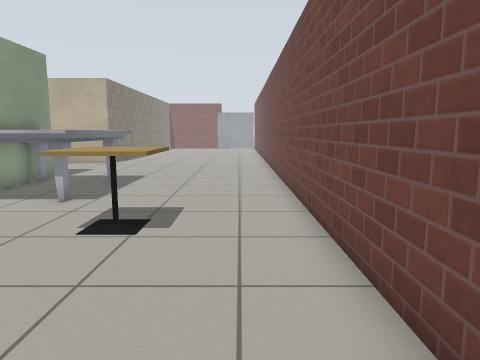
view 1 (above)

16 first-person views from a walk through a world built for the Gazebo simulator. The camera is 0.94 m above the floor, tilts 8° down and sees 70° across. The floor is counted in squares, 0.5 m on a side. Each view is taken from the middle of a square. On the plan, view 1 faces up. The plan holds only what a view shows up to about 17 squares ahead; the rest is blank. Robots are left out. Simple patterns stand in for the simulator's built-in surfaces.

view 2
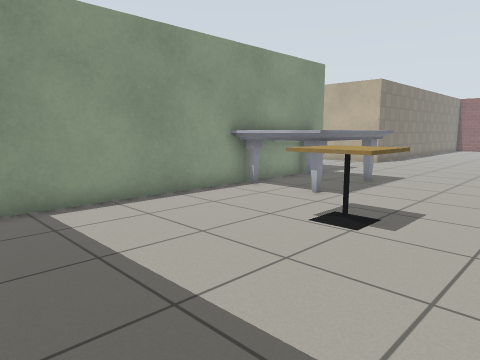

view 3
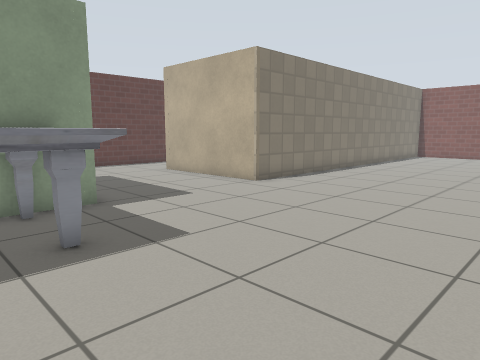

view 4
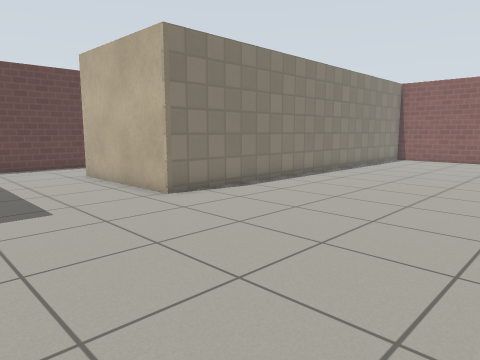

view 5
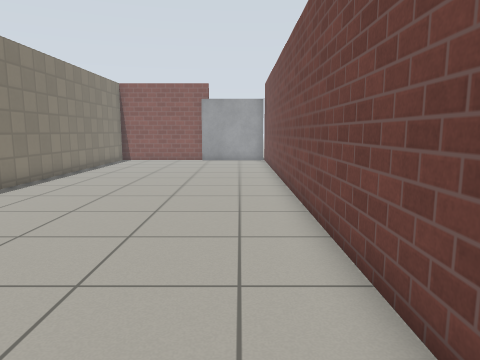

view 6
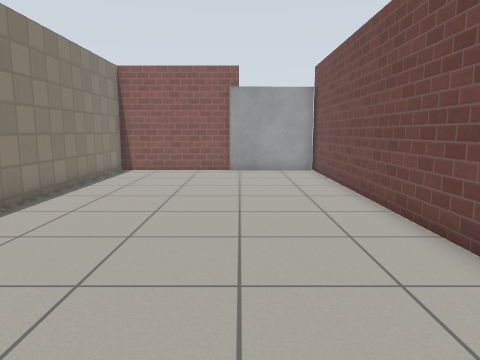

view 7
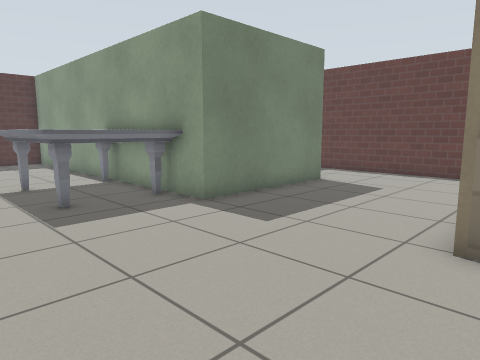

view 8
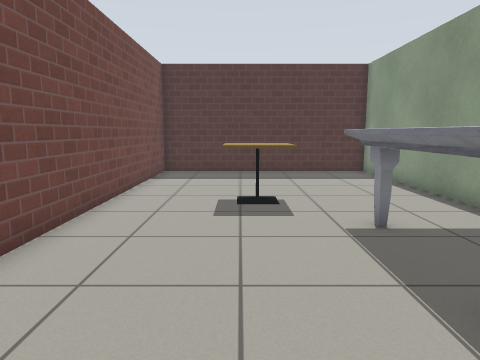

view 9
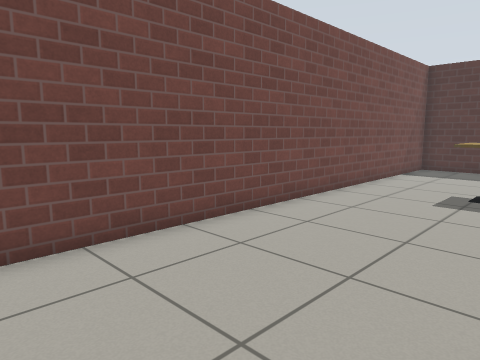

view 10
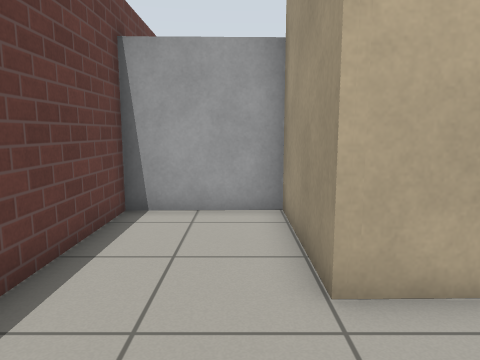

view 11
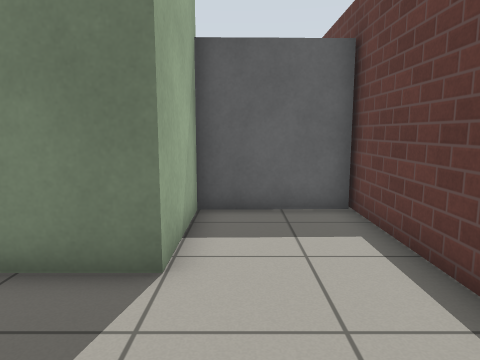

view 12
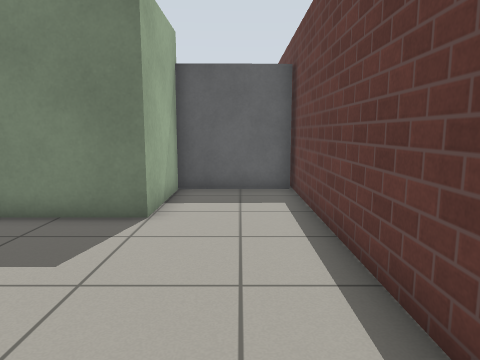

view 13
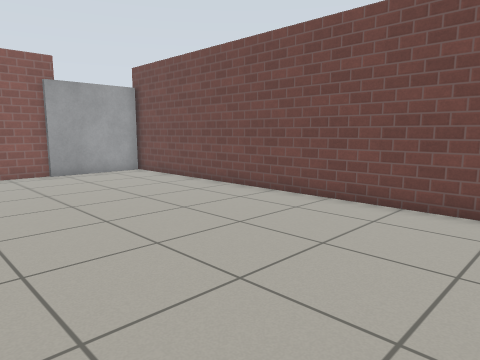

view 14
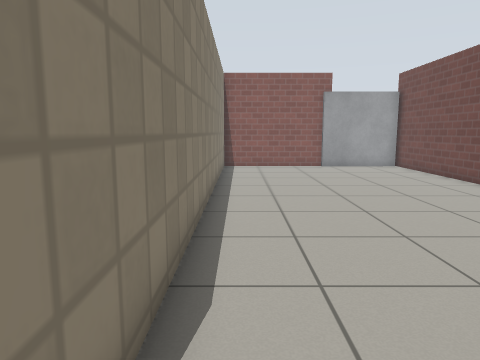

view 15
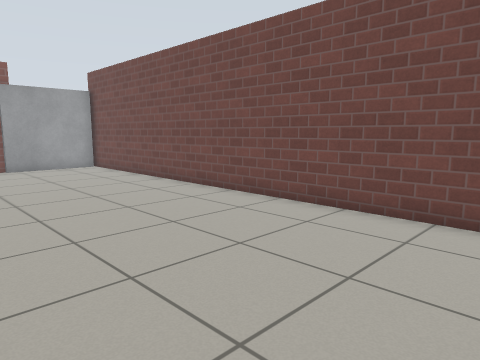

view 16
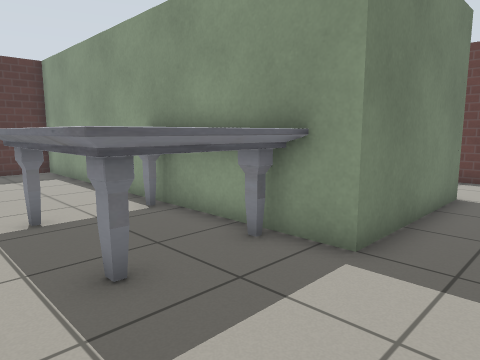

### Floor plan
Points are (right, up) in squares from view 1. A wall is a line through its corners. A room is listed if a view was taken in it or the views show most of it. See-through windows are left out.
Room 1 (views 1, 2, 3, 4, 5, 6, 7, 8, 9, 10, 11, 13, 14, 15, 16)
walls: (-7.9, 8.6) (-7.9, -0.5) (1.6, -0.5) (1.6, 39.2); (-14, 10.8) (-14, 14.6) (-7.9, 14.6) (-7.9, 13.4); (-17.8, 20.4) (-17.8, 10); (-2.4, 38.9) (-7.9, 38.9) (-7.9, 20.8) (-14, 20.7)
ways out: opening at (-16, 20) to room 2
objects: door leaf (-17, 11) to (-15, 11); marble table (-8, 9) to (-5, 13); cafe table (-3, 6) to (-2, 7); door leaf (-1, 39) to (1, 39)
Room 2 (view 12)
walls: (-17.8, 25.1) (-17.8, 20.4); (-14, 20.7) (-14, 25.3)
ways out: opening at (-16, 20) to room 1
objects: door leaf (-17, 25) to (-15, 25)

Positions as (right, up) in squares from view 1, and headings:
1: (0, 0), facing up
2: (1, 0), facing up-left
3: (1, 11), facing up-left
4: (1, 15), facing up-left
5: (0, 16), facing up
6: (-2, 22), facing up
7: (-2, 22), facing down-left
8: (-2, 16), facing down
9: (-4, 18), facing down-right
10: (-15, 17), facing up
11: (-15, 19), facing down
12: (-16, 22), facing down
13: (-7, 23), facing up-right
14: (-7, 20), facing up
15: (-6, 20), facing up-right
16: (-3, 17), facing down-left
